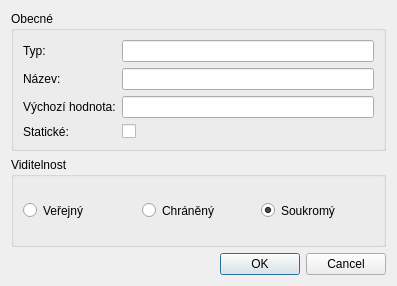
<?xml version="1.0" encoding="UTF-8"?>
<ui version="4.0">
 <class>AttributeDialog</class>
 <widget class="QDialog" name="AttributeDialog">
  <property name="geometry">
   <rect>
    <x>0</x>
    <y>0</y>
    <width>397</width>
    <height>286</height>
   </rect>
  </property>
  <property name="windowTitle">
   <string>Atribut Vlastnosti</string>
  </property>
  <property name="modal">
   <bool>true</bool>
  </property>
  <layout class="QVBoxLayout" name="verticalLayout">
   <item>
    <widget class="QGroupBox" name="groupBox">
     <property name="title">
      <string>Obecné</string>
     </property>
     <layout class="QFormLayout" name="formLayout">
      <property name="fieldGrowthPolicy">
       <enum>QFormLayout::AllNonFixedFieldsGrow</enum>
      </property>
      <property name="rowWrapPolicy">
       <enum>QFormLayout::DontWrapRows</enum>
      </property>
      <item row="0" column="0">
       <widget class="QLabel" name="label">
        <property name="text">
         <string>Typ:</string>
        </property>
        <property name="buddy">
         <cstring>typeEdit</cstring>
        </property>
       </widget>
      </item>
      <item row="0" column="1">
       <widget class="QLineEdit" name="typeEdit"/>
      </item>
      <item row="2" column="0">
       <widget class="QLabel" name="label_2">
        <property name="text">
         <string>Název:</string>
        </property>
        <property name="buddy">
         <cstring>nameEdit</cstring>
        </property>
       </widget>
      </item>
      <item row="2" column="1">
       <widget class="QLineEdit" name="nameEdit"/>
      </item>
      <item row="4" column="1">
       <widget class="QLineEdit" name="defaultValEdit"/>
      </item>
      <item row="4" column="0">
       <widget class="QLabel" name="label_3">
        <property name="text">
         <string>Výchozí hodnota:</string>
        </property>
        <property name="buddy">
         <cstring>defaultValEdit</cstring>
        </property>
       </widget>
      </item>
      <item row="6" column="0">
       <widget class="QLabel" name="label_4">
        <property name="text">
         <string>Statické:</string>
        </property>
       </widget>
      </item>
      <item row="6" column="1">
       <widget class="QCheckBox" name="staticCheckBox">
        <property name="text">
         <string/>
        </property>
       </widget>
      </item>
     </layout>
    </widget>
   </item>
   <item>
    <widget class="QGroupBox" name="visibilityGroupBox">
     <property name="sizePolicy">
      <sizepolicy hsizetype="Preferred" vsizetype="Preferred">
       <horstretch>0</horstretch>
       <verstretch>0</verstretch>
      </sizepolicy>
     </property>
     <property name="maximumSize">
      <size>
       <width>16777215</width>
       <height>16777215</height>
      </size>
     </property>
     <property name="title">
      <string>Viditelnost</string>
     </property>
     <layout class="QGridLayout" name="gridLayout_4">
      <item row="0" column="0">
       <layout class="QHBoxLayout" name="horizontalLayout">
        <item>
         <widget class="QRadioButton" name="visiPublicRadio">
          <property name="sizePolicy">
           <sizepolicy hsizetype="Preferred" vsizetype="Preferred">
            <horstretch>0</horstretch>
            <verstretch>0</verstretch>
           </sizepolicy>
          </property>
          <property name="minimumSize">
           <size>
            <width>0</width>
            <height>24</height>
           </size>
          </property>
          <property name="text">
           <string>Veřejný</string>
          </property>
          <property name="checked">
           <bool>false</bool>
          </property>
         </widget>
        </item>
        <item>
         <widget class="QRadioButton" name="visiProtectedRadio">
          <property name="sizePolicy">
           <sizepolicy hsizetype="Preferred" vsizetype="Preferred">
            <horstretch>0</horstretch>
            <verstretch>0</verstretch>
           </sizepolicy>
          </property>
          <property name="minimumSize">
           <size>
            <width>0</width>
            <height>24</height>
           </size>
          </property>
          <property name="text">
           <string>Chráněný</string>
          </property>
         </widget>
        </item>
        <item>
         <widget class="QRadioButton" name="visiPrivateRadio">
          <property name="sizePolicy">
           <sizepolicy hsizetype="Preferred" vsizetype="Preferred">
            <horstretch>0</horstretch>
            <verstretch>0</verstretch>
           </sizepolicy>
          </property>
          <property name="minimumSize">
           <size>
            <width>0</width>
            <height>24</height>
           </size>
          </property>
          <property name="text">
           <string>Soukromý</string>
          </property>
          <property name="checked">
           <bool>true</bool>
          </property>
         </widget>
        </item>
       </layout>
      </item>
     </layout>
    </widget>
   </item>
   <item>
    <widget class="QDialogButtonBox" name="buttonBox">
     <property name="orientation">
      <enum>Qt::Horizontal</enum>
     </property>
     <property name="standardButtons">
      <set>QDialogButtonBox::Cancel|QDialogButtonBox::Ok</set>
     </property>
    </widget>
   </item>
  </layout>
 </widget>
 <resources/>
 <connections>
  <connection>
   <sender>buttonBox</sender>
   <signal>accepted()</signal>
   <receiver>AttributeDialog</receiver>
   <slot>accept()</slot>
   <hints>
    <hint type="sourcelabel">
     <x>248</x>
     <y>254</y>
    </hint>
    <hint type="destinationlabel">
     <x>157</x>
     <y>274</y>
    </hint>
   </hints>
  </connection>
  <connection>
   <sender>buttonBox</sender>
   <signal>rejected()</signal>
   <receiver>AttributeDialog</receiver>
   <slot>reject()</slot>
   <hints>
    <hint type="sourcelabel">
     <x>316</x>
     <y>260</y>
    </hint>
    <hint type="destinationlabel">
     <x>286</x>
     <y>274</y>
    </hint>
   </hints>
  </connection>
 </connections>
</ui>
